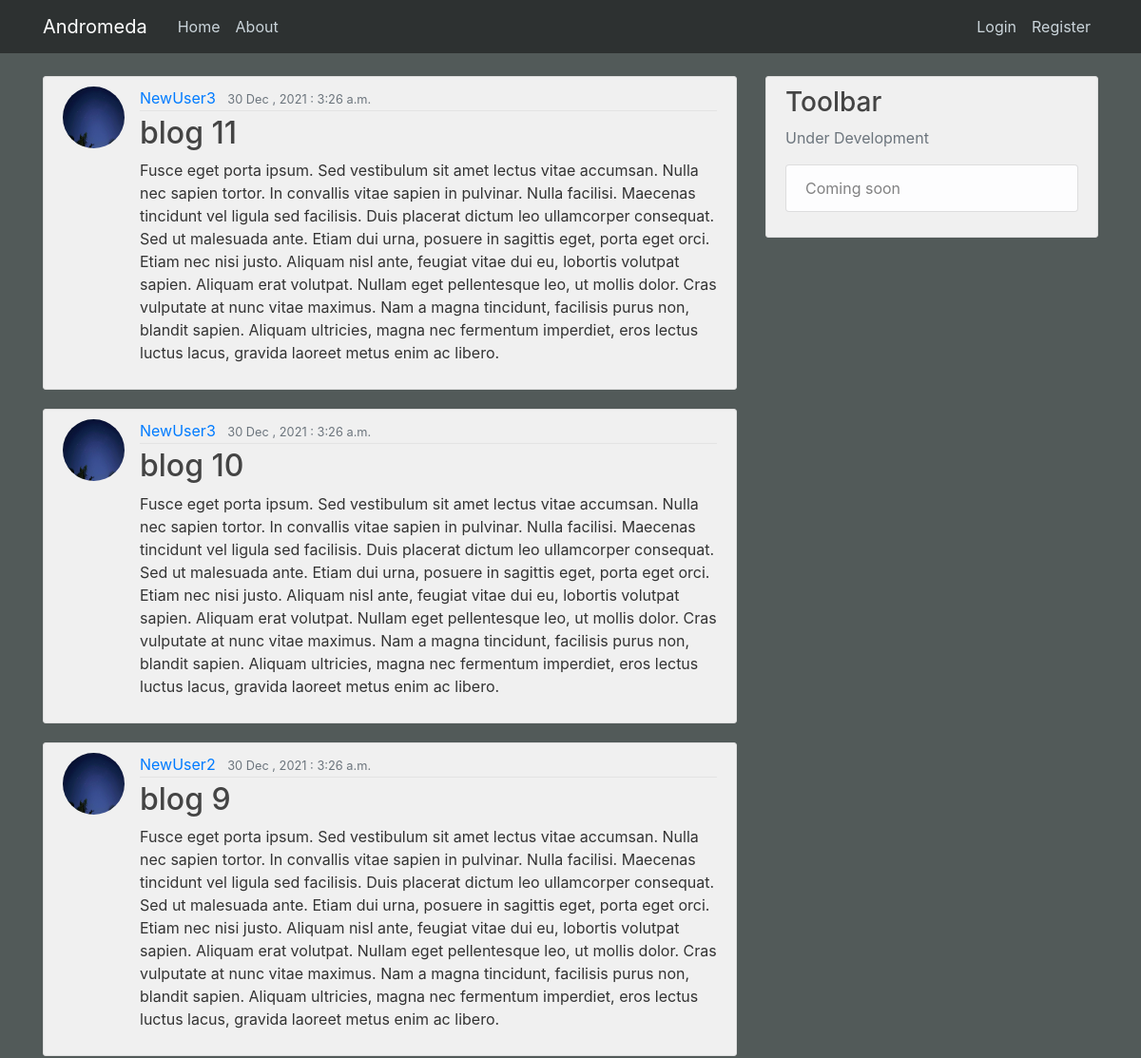
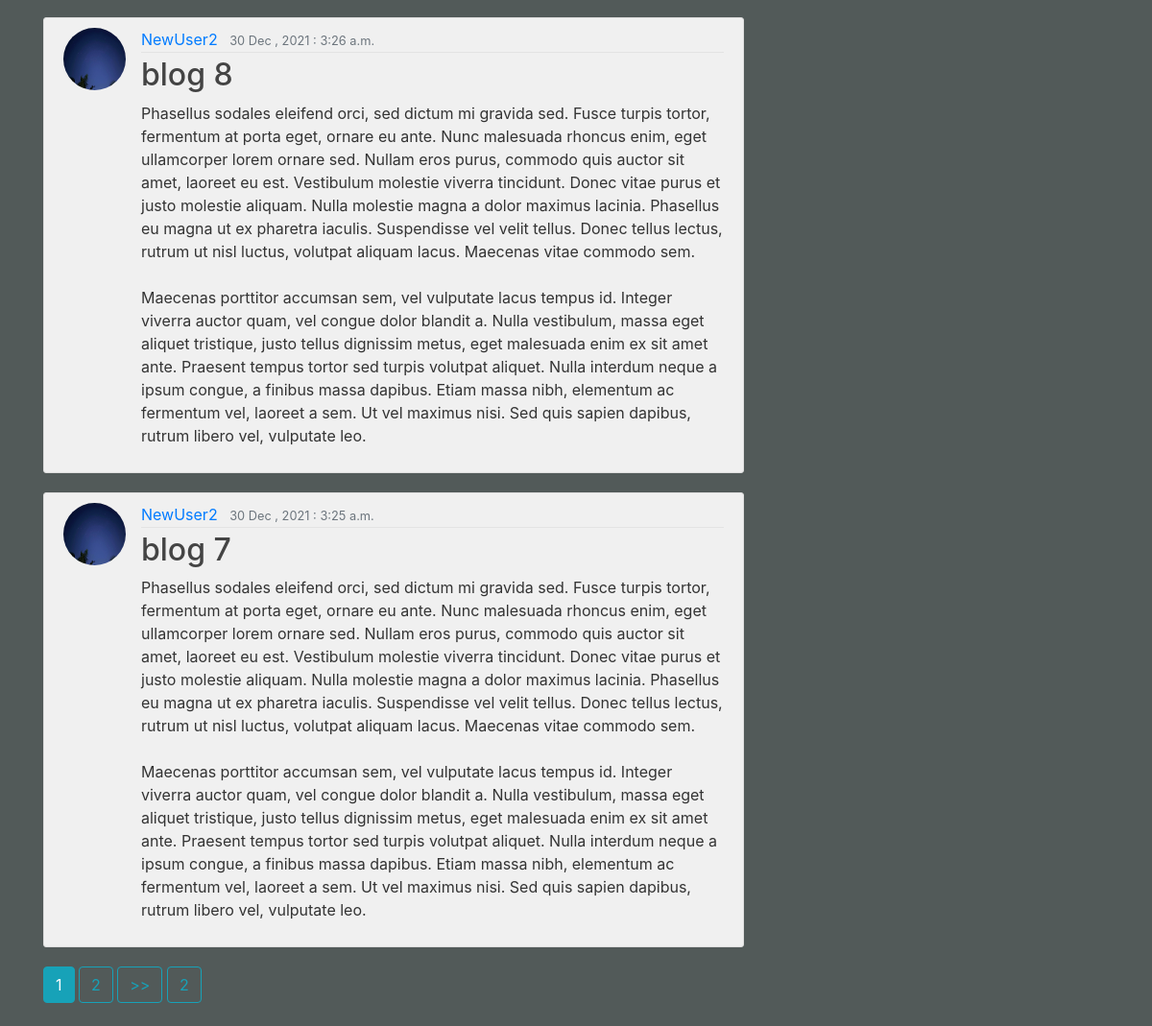
The page / on the database its author committed (2 pictures, top to bottom).
### blog/models.py (models this page shows, shortened)
class post(models.Model):
    title = models.CharField(max_length=100)
    content = models.TextField()
    date_posted = models.DateTimeField(default=timezone.now)
    author = models.ForeignKey(User, on_delete=models.CASCADE)

### users/models.py (models this page shows, shortened)
class profile(models.Model):
    user = models.OneToOneField(User, on_delete=models.CASCADE)
    image = models.ImageField(default='default.jpg', upload_to='profile_pics')

### blog/views.py (the view)
# urls.py: path('', PostListView.as_view(), name='blog-home'),
class PostListView(ListView):
    model = post
    template_name = 'blog/home.html'
    context_object_name = 'posts'
    ordering = ['-date_posted']
    paginate_by = 5

### blog/templates/blog/home.html (shortened to what this page needs)
{% extends 'blog/base.html' %}
{% block content %}
    {% for post in posts %}
        <article class="media content-section">
          <img src="{{ post.author.profile.image.url }}" class="rounded-circle article-img">
          <div class="media-body">
            <div class="article-metadata">
              <a class="mr-2" href="{% url 'user-posts' post.author.username %}">{{ post.author }}</a>
              <small class="text-muted">{{ post.date_posted|date:'d M , Y : P' }}</small>
            </div>
            <h2><a class="article-title" href="{% url 'post-detail' post.id %}">{{ post.title }}</a></h2>
            <p class="article-content">{{ post.content }}</p>
          </div>
        </article>
    {% endfor %}
    {% if is_paginated %}
      {% for num in page_obj.paginator.page_range %}
        {% if page_obj.number == num %}
          <a class="btn btn-info mb-4" href="?page={{ num }}">{{ num }}</a>
        {% elif num > page_obj.number|add:'-3' and num < page_obj.number|add:'3' %}
          <a class="btn btn-outline-info mb-4" href="?page={{ num }}">{{ num }}</a>
        {% endif %}
      {% endfor %}
      {% if page_obj.has_next %}
        <a class="btn btn-outline-info mb-4" href="?page={{ page_obj.next_page_number }}">>></a>
        <a class="btn btn-outline-info mb-4" href="?page={{ page_obj.paginator.num_pages }}">{{ page_obj.paginator.num_pages }}</a>
      {% endif %}
    {% endif %}
{% endblock content %}

### blog/templates/blog/base.html (shortened to what this page needs)
{% load static %}
<!DOCTYPE html>
<html>
<head>
    <link rel="stylesheet" href="https://maxcdn.bootstrapcdn.com/bootstrap/4.0.0/css/bootstrap.min.css">
    <link rel="stylesheet" type="text/css" href="{% static "blog/main.css" %}">
</head>
<body>
    <header class="site-header">
      <nav class="navbar navbar-expand-md navbar-dark bg-steel fixed-top">
        <div class="container">
          <a class="navbar-brand mr-4" href="/">Andromeda</a>
          <div class="collapse navbar-collapse" id="navbarToggle">
            <div class="navbar-nav mr-auto">
              <a class="nav-item nav-link" href="{% url "blog-home" %}">Home</a>
              <a class="nav-item nav-link" href="{% url "blog-about" %}">About</a>
            </div>
            <div class="navbar-nav">
                {% if user.is_authenticated %}
                    <a class="nav-item nav-link" href="{% url 'post-create' %}">Create Post</a>
                    <a class="nav-item nav-link" href="{% url 'profile' %}">Profile</a>
                    <a class="nav-item nav-link" href="{% url 'logout' %}">Logout</a>
                {% else %}
                    <a class="nav-item nav-link" href="{% url 'login' %}">Login</a>
                    <a class="nav-item nav-link" href="{% url 'register' %}">Register</a>
                {% endif %}
            </div>
          </div>
        </div>
      </nav>
    </header>
    <main role="main" class="container">
      <div class="row">
        <div class="col-md-8">
            {% block content %}{% endblock %}
        </div>
        <div class="col-md-4">
          <div class="content-section">
            <h3>Toolbar</h3>
            <p class='text-muted'>Under Development
              <ul class="list-group">
                <li class="list-group-item list-group-item-light">Coming soon</li>
              </ul>
            </p>
          </div>
        </div>
      </div>
    </main>
</body>
</html>

### blog/static/blog/main.css (style rules this page uses)
body { background: #525a59; color: #333333; margin-top: 5rem; }
h1, h2, h3, h4, h5, h6 { color: #444444; }
ul { margin: 0; }
.bg-steel { background-color: #2d3131; }
.site-header .navbar-nav .nav-link { color: #cbd5db; }
.content-section { background: #f0f0f0; padding: 10px 20px; border: 1px solid #dddddd; border-radius: 3px; margin-bottom: 20px; }
.article-title { color: #444444; }
.article-content { white-space: pre-line; }
.article-img { height: 65px; width: 65px; margin-right: 16px; }
.article-metadata { padding-bottom: 1px; margin-bottom: 4px; border-bottom: 1px solid #e3e3e3 }

### rows shown on the page
post: author.profile.image (placeholder picture), author "NewUser3", date_posted "30 Dec , 2021 : 3:26 a.m.", title "blog 11", content "Fusce eget porta ipsum. Sed vestibulum sit amet lectus vitae accumsan. Nulla nec sapien tortor. In convallis vitae sapien in pulvinar. Nulla facilisi. Maecenas tincidunt vel ligula sed facilisis. Duis placerat dictum leo ullamcorper consequat. Sed ut malesuada ante. Etiam dui urna, posuere in sagittis eget, porta eget orci. Etiam nec nisi justo. Aliquam nisl ante, feugiat vitae dui eu, lobortis volutpat sapien. Aliquam erat volutpat. Nullam eget pellentesque leo, ut mollis dolor. Cras vulputate at nunc vitae maximus. Nam a magna tincidunt, facilisis purus non, blandit sapien. Aliquam ultricies, magna nec fermentum imperdiet, eros lectus luctus lacus, gravida laoreet metus enim ac libero."
post: author.profile.image (placeholder picture), author "NewUser3", date_posted "30 Dec , 2021 : 3:26 a.m.", title "blog 10", content "Fusce eget porta ipsum. Sed vestibulum sit amet lectus vitae accumsan. Nulla nec sapien tortor. In convallis vitae sapien in pulvinar. Nulla facilisi. Maecenas tincidunt vel ligula sed facilisis. Duis placerat dictum leo ullamcorper consequat. Sed ut malesuada ante. Etiam dui urna, posuere in sagittis eget, porta eget orci. Etiam nec nisi justo. Aliquam nisl ante, feugiat vitae dui eu, lobortis volutpat sapien. Aliquam erat volutpat. Nullam eget pellentesque leo, ut mollis dolor. Cras vulputate at nunc vitae maximus. Nam a magna tincidunt, facilisis purus non, blandit sapien. Aliquam ultricies, magna nec fermentum imperdiet, eros lectus luctus lacus, gravida laoreet metus enim ac libero."
post: author.profile.image (placeholder picture), author "NewUser2", date_posted "30 Dec , 2021 : 3:26 a.m.", title "blog 9", content "Fusce eget porta ipsum. Sed vestibulum sit amet lectus vitae accumsan. Nulla nec sapien tortor. In convallis vitae sapien in pulvinar. Nulla facilisi. Maecenas tincidunt vel ligula sed facilisis. Duis placerat dictum leo ullamcorper consequat. Sed ut malesuada ante. Etiam dui urna, posuere in sagittis eget, porta eget orci. Etiam nec nisi justo. Aliquam nisl ante, feugiat vitae dui eu, lobortis volutpat sapien. Aliquam erat volutpat. Nullam eget pellentesque leo, ut mollis dolor. Cras vulputate at nunc vitae maximus. Nam a magna tincidunt, facilisis purus non, blandit sapien. Aliquam ultricies, magna nec fermentum imperdiet, eros lectus luctus lacus, gravida laoreet metus enim ac libero."
post: author.profile.image (placeholder picture), author "NewUser2", date_posted "30 Dec , 2021 : 3:26 a.m.", title "blog 8", content "Phasellus sodales eleifend orci, sed dictum mi gravida sed. Fusce turpis tortor, fermentum at porta eget, ornare eu ante. Nunc malesuada rhoncus enim, eget ullamcorper lorem ornare sed. Nullam eros purus, commodo quis auctor sit amet, laoreet eu est. Vestibulum molestie viverra tincidunt. Donec vitae purus et justo molestie aliquam. Nulla molestie magna a dolor maximus lacinia. Phasellus eu magna ut ex pharetra iaculis. Suspendisse vel velit tellus. Donec tellus lectus, rutrum ut nisl luctus, volutpat aliquam lacus. Maecenas vitae commodo sem. Maecenas porttitor accumsan sem, vel vulputate lacus tempus id. Integer viverra auctor quam, vel congue dolor blandit a. Nulla vestibulum, massa eget…"
post: author.profile.image (placeholder picture), author "NewUser2", date_posted "30 Dec , 2021 : 3:25 a.m.", title "blog 7", content "Phasellus sodales eleifend orci, sed dictum mi gravida sed. Fusce turpis tortor, fermentum at porta eget, ornare eu ante. Nunc malesuada rhoncus enim, eget ullamcorper lorem ornare sed. Nullam eros purus, commodo quis auctor sit amet, laoreet eu est. Vestibulum molestie viverra tincidunt. Donec vitae purus et justo molestie aliquam. Nulla molestie magna a dolor maximus lacinia. Phasellus eu magna ut ex pharetra iaculis. Suspendisse vel velit tellus. Donec tellus lectus, rutrum ut nisl luctus, volutpat aliquam lacus. Maecenas vitae commodo sem. Maecenas porttitor accumsan sem, vel vulputate lacus tempus id. Integer viverra auctor quam, vel congue dolor blandit a. Nulla vestibulum, massa eget…"

### other values the page prints
{{ num }} "1"
{{ num }} "2"
{{ page_obj.paginator.num_pages }} "2"
